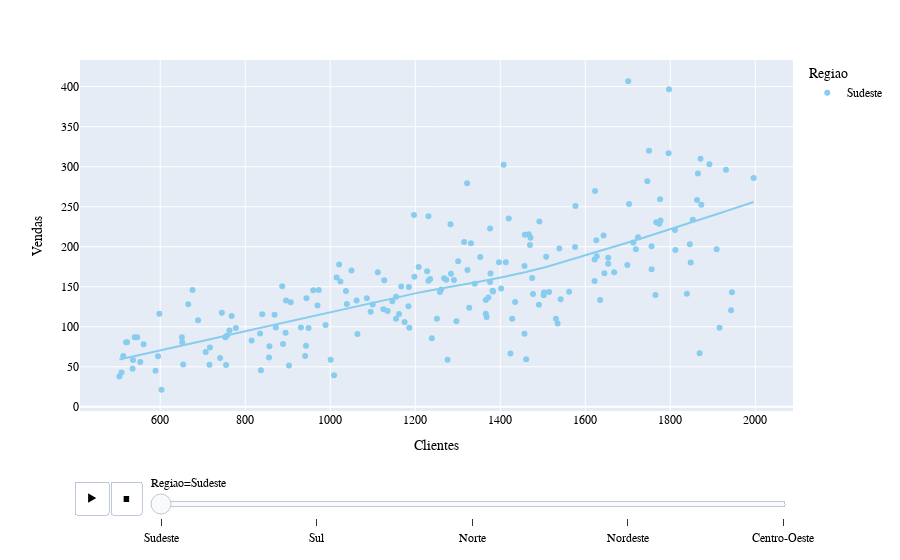

This figure's notebook cell:
### Code cell
# Dispersão com Linha de Tendência Lowess

colors = px.colors.qualitative.Safe

fig = px.scatter(
            FactSales[['Clientes', 'Vendas', 'Regiao']],
            x='Clientes',
            y='Vendas',
            color='Regiao',
            color_discrete_sequence=colors,
            trendline='lowess',
            animation_frame='Regiao'
)

fig.layout.updatemenus[0].buttons[0].args[1]['frame']['duration'] = 2000
fig.layout.updatemenus[0].buttons[0].args[1]['transition']['duration'] = 5000

fig.update_layout(title_x=0.5,
                font_family='Tahoma, monospace',
                title_font_color='midnightblue',
                font_color='black')

fig.show()

### Figure 1 — Plotly figure (JSON) as saved in the notebook; plotly's stock layout.template omitted (floating-point values rounded to 4 significant figures; data arrays with more than 128 entries replaced by an {"elided": "..."} marker saying what was removed)
{"data": [{"hovertemplate": "Regiao=Sudeste<br>Clientes=%{x}<br>Vendas=%{y}<extra></extra>", "legendgroup": "Sudeste", "marker": {"color": "rgb(136, 204, 238)", "symbol": "circle"}, "mode": "markers", "name": "Sudeste", "orientation": "v", "showlegend": true, "type": "scatter", "x": {"elided": "192 int values"}, "xaxis": "x", "y": {"elided": "192 float values"}, "yaxis": "y"}, {"hovertemplate": "<b>LOWESS trendline</b><br><br>Regiao=Sudeste<br>Clientes=%{x}<br>Vendas=%{y} <b>(trend)</b><extra></extra>", "legendgroup": "Sudeste", "marker": {"color": "rgb(136, 204, 238)", "symbol": "circle"}, "mode": "lines", "name": "Sudeste", "showlegend": false, "type": "scatter", "x": {"elided": "192 int values"}, "xaxis": "x", "y": {"elided": "192 float values"}, "yaxis": "y"}], "layout": {"font": {"color": "black", "family": "Tahoma, monospace"}, "legend": {"title": {"text": "Regiao"}, "tracegroupgap": 0}, "margin": {"t": 60}, "sliders": [{"active": 0, "currentvalue": {"prefix": "Regiao="}, "len": 0.9, "pad": {"b": 10, "t": 60}, "steps": [{"args": [["Sudeste"], {"frame": {"duration": 0, "redraw": false}, "fromcurrent": true, "mode": "immediate", "transition": {"duration": 0, "easing": "linear"}}], "label": "Sudeste", "method": "animate"}, {"args": [["Sul"], {"frame": {"duration": 0, "redraw": false}, "fromcurrent": true, "mode": "immediate", "transition": {"duration": 0, "easing": "linear"}}], "label": "Sul", "method": "animate"}, {"args": [["Norte"], {"frame": {"duration": 0, "redraw": false}, "fromcurrent": true, "mode": "immediate", "transition": {"duration": 0, "easing": "linear"}}], "label": "Norte", "method": "animate"}, {"args": [["Nordeste"], {"frame": {"duration": 0, "redraw": false}, "fromcurrent": true, "mode": "immediate", "transition": {"duration": 0, "easing": "linear"}}], "label": "Nordeste", "method": "animate"}, {"args": [["Centro-Oeste"], {"frame": {"duration": 0, "redraw": false}, "fromcurrent": true, "mode": "immediate", "transition": {"duration": 0, "easing": "linear"}}], "label": "Centro-Oeste", "method": "animate"}], "x": 0.1, "xanchor": "left", "y": 0, "yanchor": "top"}], "title": {"font": {"color": "midnightblue"}, "x": 0.5}, "updatemenus": [{"buttons": [{"args": [null, {"frame": {"duration": 2000, "redraw": false}, "fromcurrent": true, "mode": "immediate", "transition": {"duration": 5000, "easing": "linear"}}], "label": "&#9654;", "method": "animate"}, {"args": [[null], {"frame": {"duration": 0, "redraw": false}, "fromcurrent": true, "mode": "immediate", "transition": {"duration": 0, "easing": "linear"}}], "label": "&#9724;", "method": "animate"}], "direction": "left", "pad": {"r": 10, "t": 70}, "showactive": false, "type": "buttons", "x": 0.1, "xanchor": "right", "y": 0, "yanchor": "top"}], "xaxis": {"anchor": "y", "domain": [0, 1], "title": {"text": "Clientes"}}, "yaxis": {"anchor": "x", "domain": [0, 1], "title": {"text": "Vendas"}}}}
